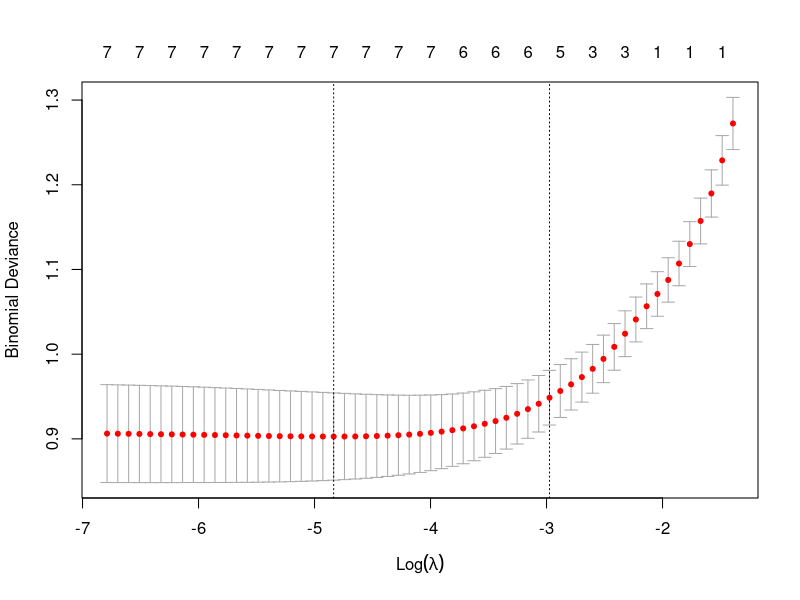

Write the R code that produced this figure.
## ---- chunk 1
library(tidyverse)
library(caret)
library(glmnet)
library(mlbench)
## ---- chunk 2
data("PimaIndiansDiabetes2", package = "mlbench")
PimaIndiansDiabetes2 <- na.omit(PimaIndiansDiabetes2)
sample_n(PimaIndiansDiabetes2, 3)
# Split the data into training and test set
set.seed(123)
training.samples <- PimaIndiansDiabetes2$diabetes %>% 
  createDataPartition(p = 0.8, list = FALSE)
train.data  <- PimaIndiansDiabetes2[training.samples, ]
test.data <- PimaIndiansDiabetes2[-training.samples, ]
## ---- chunk 3
# Dummy code categorical predictor variables
x <- model.matrix(diabetes~., train.data)[,-1]
# Convert the outcome (class) to a numerical variable, set pos as 1, neg as 0 
y <- ifelse(train.data$diabetes == "pos", 1, 0)
## ---- chunk 4
set.seed(123)
# Alpha = 1 indicates lasso regression 
cv.lasso<- cv.glmnet(x,y,alpha=1, family = "binomial")
model <- glmnet(x,y, alpha =1, family = "binomial", lambda = cv.lasso$lambda.min)
# Display the regression coefficients
coef(model)
x.test <- model.matrix(diabetes ~., test.data)[,-1]
probabilities <- model %>% predict(newx = x.test)
predicted.classes <- ifelse(probabilities > 0.5, "pos", "neg")
# Model accuracy
observed.classes <- test.data$diabetes
mean(predicted.classes == observed.classes)
## ---- chunk 5
# Compute Optimal value of lambda 
set.seed(123)
cv.lasso <- cv.glmnet(x, y, alpha = 1, family = "binomial")
plot(cv.lasso)
## ---- chunk 6
cv.lasso$lambda.min
## ---- chunk 7
cv.lasso$lambda.1se
